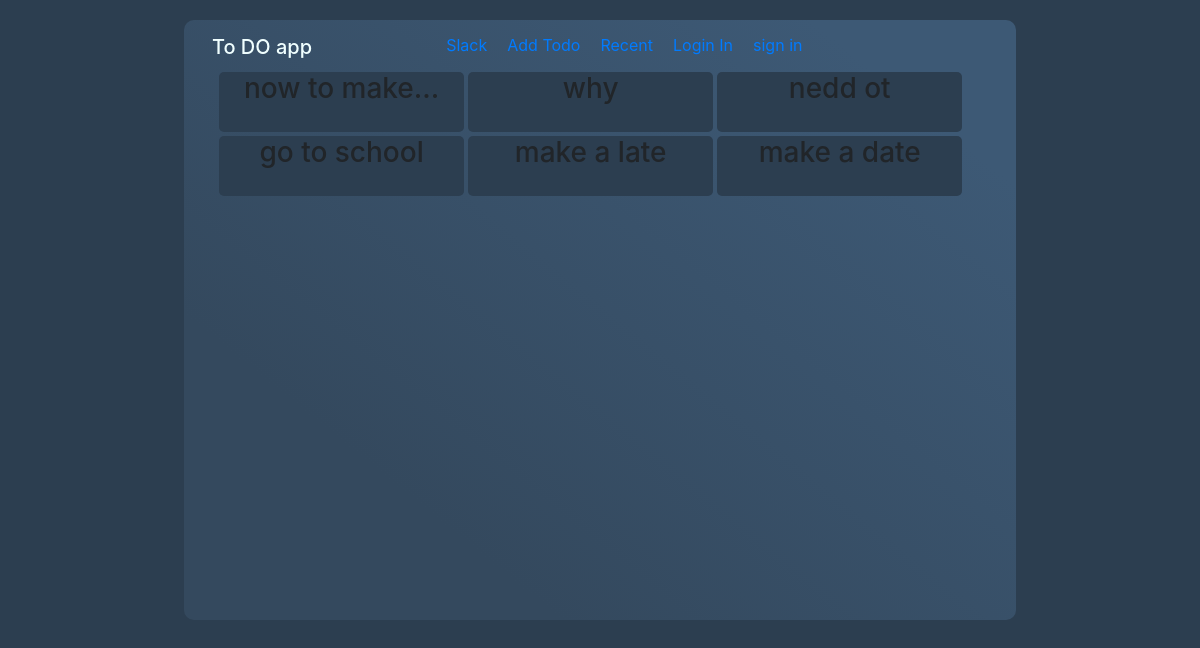
The app's page /, older data.
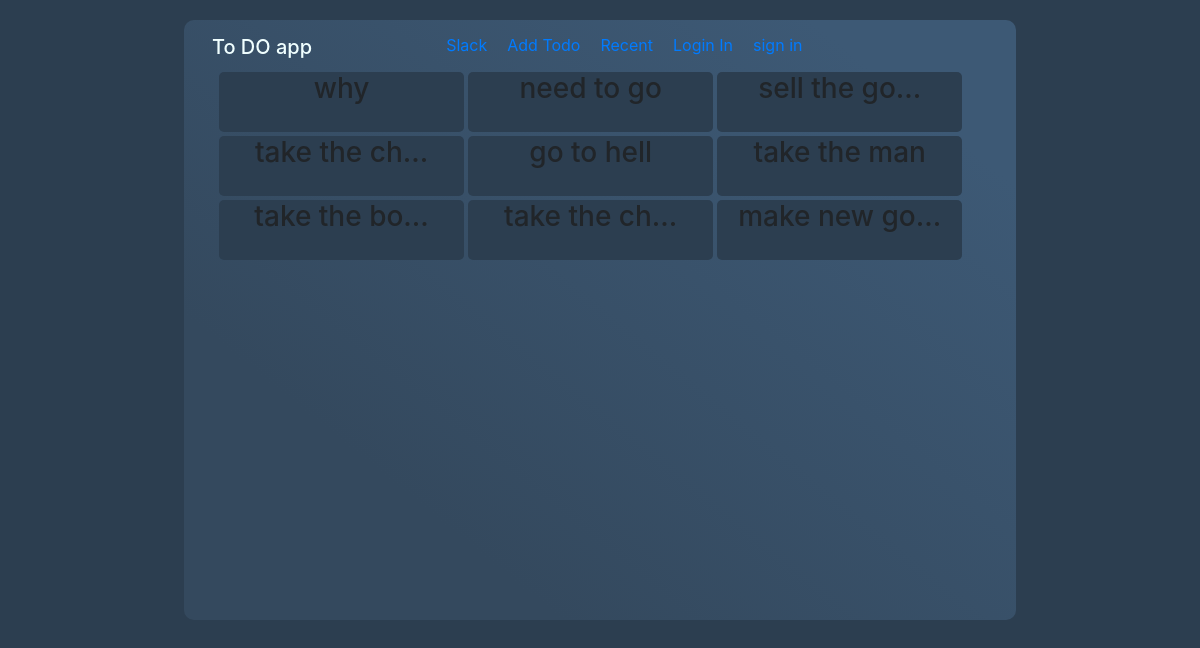
The same page, newer data.
### crud/models.py (models this page shows)
class ToDo(models.Model):
    user = models.ForeignKey(Todouser, on_delete=models.DO_NOTHING, null=True, related_name='todo_user')
    list_name   = models.CharField(max_length=300, blank=False, null=True, verbose_name='List Name')
    finish_yet  = models.BooleanField(default=False)
    def __str__(self):
        return self.list_name
    class Meta:
        verbose_name = " To Do List"
        verbose_name_plural = 'To Do List'

### crud/views.py (the view)
# urls.py: path('',views.HomeApp.as_view(), name= 'home' ),
class HomeApp(View):
    def get(self, request, *args, **kwargs):
        todo_obj = ToDo.objects.all().order_by('-id')
        paginator = Paginator(todo_obj, 9)
        page_number = request.GET.get('page')
        page_obj = paginator.get_page(page_number)
        context = {
            'todo':page_obj
        }
        return render (request, 'app.html', context)

### templates/app.html (shortened to what this page needs)
{% extends 'base.html' %}
{% block body %}
    <div class="todowrap">
    {% for todo in todo %}
        <div class="todo">
            <div>
                <h3>{{todo |truncatechars:12}}</h3>
            </div>
        </div>
        {% endfor %}
    </div>
{% endblock %}

### templates/base.html (shortened to what this page needs)
<!DOCTYPE html>
<html lang="en">
<head>
    {% load static %}
    <link rel="stylesheet" href="https://cdnjs.cloudflare.com/ajax/libs/font-awesome/5.15.3/css/all.min.css">
    <link rel="stylesheet" href="https://maxcdn.bootstrapcdn.com/bootstrap/4.0.0/css/bootstrap.min.css">
    <link rel="stylesheet" href="{% static 'css/style.css' %}">
</head>
    <body>
        <div class="container">
            <div class="wrapper_box">
                {% include 'header.html' %}
        {% block body %}
        {% endblock %}
        </div>
        </div>
</body>
</html>

### templates/header.html
<nav>
    <h5>To DO app</h5>
    <button class="navbar-toggler" type="button" data-toggle="collapse" data-target="#navbarSupportedContent" aria-controls="navbarSupportedContent" aria-expanded="false" aria-label="Toggle navigation">
        <span class="navbar-toggler-icon"></span>
      </button>
    <ul>
        <li><a href="{% url 'home' %}">Slack</a></li>
        <li><a href="" data-toggle="modal" data-target="#addtodo">Add Todo</a></li>
        <li><a href="">Recent</a></li>
        {% if request.user.is_authenticated %}
        <li><a href="{% url 'logout' %}">Logout </a></li>
        {% else %}
        <li><a href="{% url 'login' %}">Login In </a></li>
        <li><a href="{% url 'create_user' %}">sign in</a></li>
        {% endif %}
    </ul>
</nav>

### static/css/style.css (style rules this page uses)
body { background-color: #2c3e50; }
.wrapper_box { margin:20px auto; width:75%; text-align: center; background: rgb(52,73,94); background: linear-gradient(39deg, rgba(52,73,94,1) 17%, rgba(52,73,94,1) 24%, rgba(61,89,117,1) 87%); height: 600px; border-radius: 10px; }
nav h5 { width:20%; float: left; padding: 15px; color:azure; }
nav { width: 100%; display: flex; box-shadow: 10px 10x 5px 10px gray; margin: 0 auto; height:50px; line-height: 50px; }
nav ul { width: 80%; list-style-type: none; display: inline-flex; }
nav ul li { float:right; }
nav ul li a { padding: 10px; }
.todowrap { width:92%; display: flex; margin: 0 auto; flex-wrap: wrap; }
.todo { margin:0 auto; width:32%; margin: 2px; height: 60px; background-color: #2c3e50; border-radius: 5px; }

Row changes from the older to the newer data that the page shows:
no longer on this page (row unchanged): ToDo: list_name "now to make…"
no longer on this page (row unchanged): ToDo: list_name "nedd ot"
no longer on this page (row unchanged): ToDo: list_name "go to school"
no longer on this page (row unchanged): ToDo: list_name "make a late"
no longer on this page (row unchanged): ToDo: list_name "make a date"
added ToDo: list_name "need to go"
added ToDo: list_name "sell the go…"
added ToDo: list_name "take the ch…"
added ToDo: list_name "go to hell"
added ToDo: list_name "take the man"
added ToDo: list_name "take the bo…"
added ToDo: list_name "take the ch…"
added ToDo: list_name "make new go…"
